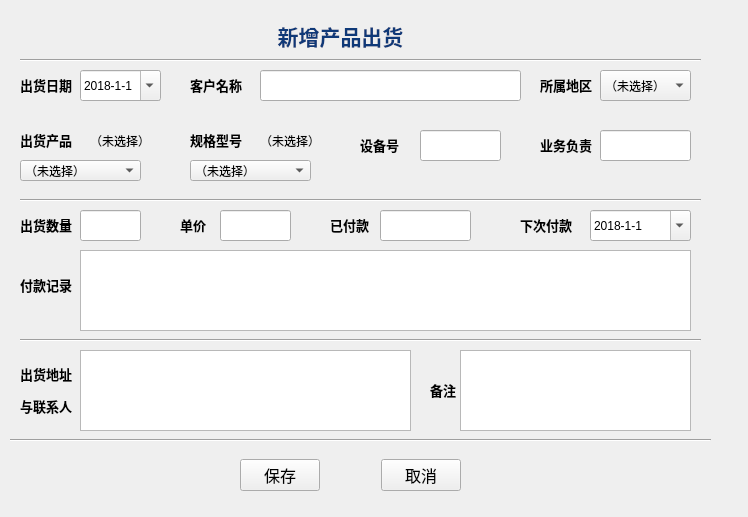
<?xml version="1.0" encoding="UTF-8"?>
<ui version="4.0">
 <class>Form</class>
 <widget class="QWidget" name="Form">
  <property name="geometry">
   <rect>
    <x>0</x>
    <y>0</y>
    <width>748</width>
    <height>517</height>
   </rect>
  </property>
  <property name="focusPolicy">
   <enum>Qt::StrongFocus</enum>
  </property>
  <property name="windowTitle">
   <string>Form</string>
  </property>
  <property name="autoFillBackground">
   <bool>true</bool>
  </property>
  <widget class="QLabel" name="label_13">
   <property name="geometry">
    <rect>
     <x>260</x>
     <y>20</y>
     <width>161</width>
     <height>31</height>
    </rect>
   </property>
   <property name="text">
    <string>&lt;html&gt;&lt;head/&gt;&lt;body&gt;&lt;p align=&quot;center&quot;&gt;&lt;span style=&quot; font-size:16pt; font-weight:600; color:#0f3978;&quot;&gt;新增产品出货&lt;/span&gt;&lt;/p&gt;&lt;/body&gt;&lt;/html&gt;</string>
   </property>
  </widget>
  <widget class="QLabel" name="label_7">
   <property name="geometry">
    <rect>
     <x>20</x>
     <y>270</y>
     <width>59</width>
     <height>31</height>
    </rect>
   </property>
   <property name="text">
    <string>&lt;html&gt;&lt;head/&gt;&lt;body&gt;&lt;p&gt;&lt;span style=&quot; font-size:10pt; font-weight:600;&quot;&gt;付款记录&lt;/span&gt;&lt;/p&gt;&lt;/body&gt;&lt;/html&gt;</string>
   </property>
  </widget>
  <widget class="QLabel" name="label_6">
   <property name="geometry">
    <rect>
     <x>540</x>
     <y>130</y>
     <width>59</width>
     <height>31</height>
    </rect>
   </property>
   <property name="text">
    <string>&lt;html&gt;&lt;head/&gt;&lt;body&gt;&lt;p&gt;&lt;span style=&quot; font-size:10pt; font-weight:600;&quot;&gt;业务负责&lt;/span&gt;&lt;/p&gt;&lt;/body&gt;&lt;/html&gt;</string>
   </property>
  </widget>
  <widget class="QWidget" name="horizontalLayoutWidget">
   <property name="geometry">
    <rect>
     <x>240</x>
     <y>450</y>
     <width>221</width>
     <height>51</height>
    </rect>
   </property>
   <layout class="QHBoxLayout" name="horizontalLayout">
    <item>
     <widget class="QPushButton" name="pushButton_save">
      <property name="font">
       <font>
        <family>宋体</family>
        <pointsize>12</pointsize>
        <weight>50</weight>
        <bold>false</bold>
       </font>
      </property>
      <property name="text">
       <string>保存</string>
      </property>
     </widget>
    </item>
    <item>
     <spacer name="horizontalSpacer">
      <property name="orientation">
       <enum>Qt::Horizontal</enum>
      </property>
      <property name="sizeHint" stdset="0">
       <size>
        <width>40</width>
        <height>20</height>
       </size>
      </property>
     </spacer>
    </item>
    <item>
     <widget class="QPushButton" name="pushButton_cancel">
      <property name="font">
       <font>
        <family>宋体</family>
        <pointsize>12</pointsize>
        <weight>50</weight>
        <bold>false</bold>
       </font>
      </property>
      <property name="text">
       <string>取消</string>
      </property>
     </widget>
    </item>
   </layout>
  </widget>
  <widget class="QLabel" name="label_2">
   <property name="geometry">
    <rect>
     <x>190</x>
     <y>70</y>
     <width>61</width>
     <height>31</height>
    </rect>
   </property>
   <property name="text">
    <string>&lt;html&gt;&lt;head/&gt;&lt;body&gt;&lt;p&gt;&lt;span style=&quot; font-size:10pt; font-weight:600;&quot;&gt;客户名称&lt;/span&gt;&lt;/p&gt;&lt;/body&gt;&lt;/html&gt;</string>
   </property>
  </widget>
  <widget class="QLineEdit" name="lineEdit_customer">
   <property name="geometry">
    <rect>
     <x>260</x>
     <y>70</y>
     <width>261</width>
     <height>31</height>
    </rect>
   </property>
  </widget>
  <widget class="QLabel" name="label_3">
   <property name="geometry">
    <rect>
     <x>20</x>
     <y>130</y>
     <width>61</width>
     <height>21</height>
    </rect>
   </property>
   <property name="text">
    <string>&lt;html&gt;&lt;head/&gt;&lt;body&gt;&lt;p&gt;&lt;span style=&quot; font-size:10pt; font-weight:600;&quot;&gt;出货产品&lt;/span&gt;&lt;/p&gt;&lt;/body&gt;&lt;/html&gt;</string>
   </property>
  </widget>
  <widget class="QLineEdit" name="lineEdit_sales">
   <property name="geometry">
    <rect>
     <x>600</x>
     <y>130</y>
     <width>91</width>
     <height>31</height>
    </rect>
   </property>
   <property name="text">
    <string/>
   </property>
  </widget>
  <widget class="QLabel" name="label_9">
   <property name="geometry">
    <rect>
     <x>20</x>
     <y>210</y>
     <width>61</width>
     <height>31</height>
    </rect>
   </property>
   <property name="text">
    <string>&lt;html&gt;&lt;head/&gt;&lt;body&gt;&lt;p&gt;&lt;span style=&quot; font-size:10pt; font-weight:600;&quot;&gt;出货数量&lt;/span&gt;&lt;/p&gt;&lt;/body&gt;&lt;/html&gt;</string>
   </property>
  </widget>
  <widget class="QComboBox" name="comboBox_production">
   <property name="geometry">
    <rect>
     <x>20</x>
     <y>160</y>
     <width>121</width>
     <height>21</height>
    </rect>
   </property>
   <item>
    <property name="text">
     <string>（未选择）</string>
    </property>
   </item>
   <item>
    <property name="text">
     <string>分选机</string>
    </property>
   </item>
   <item>
    <property name="text">
     <string>点焊机</string>
    </property>
   </item>
   <item>
    <property name="text">
     <string>面垫机</string>
    </property>
   </item>
   <item>
    <property name="text">
     <string>自动产线</string>
    </property>
   </item>
   <item>
    <property name="text">
     <string>其他</string>
    </property>
   </item>
  </widget>
  <widget class="QPlainTextEdit" name="plainTextEdit_payRecord">
   <property name="geometry">
    <rect>
     <x>80</x>
     <y>250</y>
     <width>611</width>
     <height>81</height>
    </rect>
   </property>
  </widget>
  <widget class="QLineEdit" name="lineEdit_number">
   <property name="geometry">
    <rect>
     <x>80</x>
     <y>210</y>
     <width>61</width>
     <height>31</height>
    </rect>
   </property>
   <property name="text">
    <string/>
   </property>
  </widget>
  <widget class="QLabel" name="label_11">
   <property name="geometry">
    <rect>
     <x>20</x>
     <y>70</y>
     <width>61</width>
     <height>31</height>
    </rect>
   </property>
   <property name="text">
    <string>&lt;html&gt;&lt;head/&gt;&lt;body&gt;&lt;p&gt;&lt;span style=&quot; font-size:10pt; font-weight:600;&quot;&gt;出货日期&lt;/span&gt;&lt;/p&gt;&lt;/body&gt;&lt;/html&gt;</string>
   </property>
  </widget>
  <widget class="QComboBox" name="comboBox_model">
   <property name="geometry">
    <rect>
     <x>190</x>
     <y>160</y>
     <width>121</width>
     <height>21</height>
    </rect>
   </property>
   <item>
    <property name="text">
     <string>（未选择）</string>
    </property>
   </item>
   <item>
    <property name="text">
     <string>AIBAT-204</string>
    </property>
   </item>
   <item>
    <property name="text">
     <string>AIBAT-105</string>
    </property>
   </item>
   <item>
    <property name="text">
     <string>AIBAT-107</string>
    </property>
   </item>
   <item>
    <property name="text">
     <string>AIBAT-111</string>
    </property>
   </item>
   <item>
    <property name="text">
     <string>MD300</string>
    </property>
   </item>
   <item>
    <property name="text">
     <string>MD500</string>
    </property>
   </item>
   <item>
    <property name="text">
     <string>WM3</string>
    </property>
   </item>
   <item>
    <property name="text">
     <string>WD300</string>
    </property>
   </item>
   <item>
    <property name="text">
     <string>WD500</string>
    </property>
   </item>
   <item>
    <property name="text">
     <string>WD700</string>
    </property>
   </item>
   <item>
    <property name="text">
     <string>WS600</string>
    </property>
   </item>
   <item>
    <property name="text">
     <string>WS800</string>
    </property>
   </item>
   <item>
    <property name="text">
     <string>X200</string>
    </property>
   </item>
   <item>
    <property name="text">
     <string>X500</string>
    </property>
   </item>
   <item>
    <property name="text">
     <string>X800</string>
    </property>
   </item>
   <item>
    <property name="text">
     <string>其他</string>
    </property>
   </item>
  </widget>
  <widget class="QLabel" name="label_12">
   <property name="geometry">
    <rect>
     <x>190</x>
     <y>120</y>
     <width>61</width>
     <height>41</height>
    </rect>
   </property>
   <property name="text">
    <string>&lt;html&gt;&lt;head/&gt;&lt;body&gt;&lt;p&gt;&lt;span style=&quot; font-size:10pt; font-weight:600;&quot;&gt;规格型号&lt;/span&gt;&lt;/p&gt;&lt;/body&gt;&lt;/html&gt;</string>
   </property>
  </widget>
  <widget class="QLabel" name="label_14">
   <property name="geometry">
    <rect>
     <x>360</x>
     <y>130</y>
     <width>41</width>
     <height>31</height>
    </rect>
   </property>
   <property name="text">
    <string>&lt;html&gt;&lt;head/&gt;&lt;body&gt;&lt;p&gt;&lt;span style=&quot; font-size:10pt; font-weight:600;&quot;&gt;设备号&lt;/span&gt;&lt;/p&gt;&lt;/body&gt;&lt;/html&gt;</string>
   </property>
  </widget>
  <widget class="QLineEdit" name="lineEdit_macID">
   <property name="geometry">
    <rect>
     <x>420</x>
     <y>130</y>
     <width>81</width>
     <height>31</height>
    </rect>
   </property>
   <property name="text">
    <string/>
   </property>
  </widget>
  <widget class="Line" name="line">
   <property name="geometry">
    <rect>
     <x>20</x>
     <y>190</y>
     <width>681</width>
     <height>20</height>
    </rect>
   </property>
   <property name="orientation">
    <enum>Qt::Horizontal</enum>
   </property>
  </widget>
  <widget class="QLabel" name="label_16">
   <property name="geometry">
    <rect>
     <x>180</x>
     <y>210</y>
     <width>41</width>
     <height>31</height>
    </rect>
   </property>
   <property name="text">
    <string>&lt;html&gt;&lt;head/&gt;&lt;body&gt;&lt;p&gt;&lt;span style=&quot; font-size:10pt; font-weight:600;&quot;&gt;单价&lt;/span&gt;&lt;/p&gt;&lt;/body&gt;&lt;/html&gt;</string>
   </property>
  </widget>
  <widget class="QLineEdit" name="lineEdit_unitPrice">
   <property name="geometry">
    <rect>
     <x>220</x>
     <y>210</y>
     <width>71</width>
     <height>31</height>
    </rect>
   </property>
   <property name="text">
    <string/>
   </property>
  </widget>
  <widget class="QLabel" name="label_17">
   <property name="geometry">
    <rect>
     <x>330</x>
     <y>210</y>
     <width>41</width>
     <height>31</height>
    </rect>
   </property>
   <property name="text">
    <string>&lt;html&gt;&lt;head/&gt;&lt;body&gt;&lt;p&gt;&lt;span style=&quot; font-size:10pt; font-weight:600;&quot;&gt;已付款&lt;/span&gt;&lt;/p&gt;&lt;/body&gt;&lt;/html&gt;</string>
   </property>
  </widget>
  <widget class="QLineEdit" name="lineEdit_paid">
   <property name="geometry">
    <rect>
     <x>380</x>
     <y>210</y>
     <width>91</width>
     <height>31</height>
    </rect>
   </property>
   <property name="text">
    <string/>
   </property>
  </widget>
  <widget class="QLabel" name="label_8">
   <property name="geometry">
    <rect>
     <x>20</x>
     <y>360</y>
     <width>59</width>
     <height>61</height>
    </rect>
   </property>
   <property name="text">
    <string>&lt;html&gt;&lt;head/&gt;&lt;body&gt;&lt;p&gt;&lt;span style=&quot; font-size:10pt; font-weight:600;&quot;&gt;出货地址&lt;/span&gt;&lt;/p&gt;&lt;p&gt;&lt;span style=&quot; font-size:10pt; font-weight:600;&quot;&gt;与联系人&lt;/span&gt;&lt;/p&gt;&lt;/body&gt;&lt;/html&gt;</string>
   </property>
  </widget>
  <widget class="QPlainTextEdit" name="plainTextEdit_shipto">
   <property name="geometry">
    <rect>
     <x>80</x>
     <y>350</y>
     <width>331</width>
     <height>81</height>
    </rect>
   </property>
  </widget>
  <widget class="QLabel" name="label_10">
   <property name="geometry">
    <rect>
     <x>430</x>
     <y>360</y>
     <width>31</width>
     <height>61</height>
    </rect>
   </property>
   <property name="text">
    <string>&lt;html&gt;&lt;head/&gt;&lt;body&gt;&lt;p&gt;&lt;span style=&quot; font-size:10pt; font-weight:600;&quot;&gt;备注&lt;/span&gt;&lt;/p&gt;&lt;/body&gt;&lt;/html&gt;</string>
   </property>
  </widget>
  <widget class="QPlainTextEdit" name="plainTextEdit_remark">
   <property name="geometry">
    <rect>
     <x>460</x>
     <y>350</y>
     <width>231</width>
     <height>81</height>
    </rect>
   </property>
  </widget>
  <widget class="Line" name="line_2">
   <property name="geometry">
    <rect>
     <x>20</x>
     <y>330</y>
     <width>681</width>
     <height>20</height>
    </rect>
   </property>
   <property name="orientation">
    <enum>Qt::Horizontal</enum>
   </property>
  </widget>
  <widget class="Line" name="line_3">
   <property name="geometry">
    <rect>
     <x>10</x>
     <y>430</y>
     <width>701</width>
     <height>20</height>
    </rect>
   </property>
   <property name="orientation">
    <enum>Qt::Horizontal</enum>
   </property>
  </widget>
  <widget class="QLabel" name="label_18">
   <property name="geometry">
    <rect>
     <x>520</x>
     <y>210</y>
     <width>61</width>
     <height>31</height>
    </rect>
   </property>
   <property name="text">
    <string>&lt;html&gt;&lt;head/&gt;&lt;body&gt;&lt;p&gt;&lt;span style=&quot; font-size:10pt; font-weight:600;&quot;&gt;下次付款&lt;/span&gt;&lt;/p&gt;&lt;/body&gt;&lt;/html&gt;</string>
   </property>
  </widget>
  <widget class="Line" name="line_4">
   <property name="geometry">
    <rect>
     <x>20</x>
     <y>50</y>
     <width>681</width>
     <height>20</height>
    </rect>
   </property>
   <property name="orientation">
    <enum>Qt::Horizontal</enum>
   </property>
  </widget>
  <widget class="QLabel" name="label_production">
   <property name="geometry">
    <rect>
     <x>90</x>
     <y>130</y>
     <width>91</width>
     <height>21</height>
    </rect>
   </property>
   <property name="text">
    <string>（未选择）</string>
   </property>
  </widget>
  <widget class="QLabel" name="label_model">
   <property name="geometry">
    <rect>
     <x>260</x>
     <y>130</y>
     <width>81</width>
     <height>21</height>
    </rect>
   </property>
   <property name="text">
    <string>（未选择）</string>
   </property>
  </widget>
  <widget class="QDateEdit" name="dateEdit_ship">
   <property name="geometry">
    <rect>
     <x>80</x>
     <y>70</y>
     <width>81</width>
     <height>31</height>
    </rect>
   </property>
   <property name="dateTime">
    <datetime>
     <hour>0</hour>
     <minute>0</minute>
     <second>0</second>
     <year>2018</year>
     <month>1</month>
     <day>1</day>
    </datetime>
   </property>
   <property name="displayFormat">
    <string>yyyy-M-d</string>
   </property>
   <property name="calendarPopup">
    <bool>true</bool>
   </property>
   <property name="date">
    <date>
     <year>2018</year>
     <month>1</month>
     <day>1</day>
    </date>
   </property>
  </widget>
  <widget class="QDateEdit" name="dateEdit_pay">
   <property name="geometry">
    <rect>
     <x>590</x>
     <y>210</y>
     <width>101</width>
     <height>31</height>
    </rect>
   </property>
   <property name="dateTime">
    <datetime>
     <hour>0</hour>
     <minute>0</minute>
     <second>0</second>
     <year>2018</year>
     <month>1</month>
     <day>1</day>
    </datetime>
   </property>
   <property name="displayFormat">
    <string>yyyy-M-d</string>
   </property>
   <property name="calendarPopup">
    <bool>true</bool>
   </property>
  </widget>
  <widget class="QLabel" name="label_15">
   <property name="geometry">
    <rect>
     <x>540</x>
     <y>70</y>
     <width>61</width>
     <height>31</height>
    </rect>
   </property>
   <property name="text">
    <string>&lt;html&gt;&lt;head/&gt;&lt;body&gt;&lt;p&gt;&lt;span style=&quot; font-size:10pt; font-weight:600;&quot;&gt;所属地区&lt;/span&gt;&lt;/p&gt;&lt;/body&gt;&lt;/html&gt;</string>
   </property>
  </widget>
  <widget class="QComboBox" name="comboBox_model_2">
   <property name="geometry">
    <rect>
     <x>600</x>
     <y>70</y>
     <width>91</width>
     <height>31</height>
    </rect>
   </property>
   <item>
    <property name="text">
     <string>（未选择）</string>
    </property>
   </item>
   <item>
    <property name="text">
     <string>广东</string>
    </property>
   </item>
   <item>
    <property name="text">
     <string>浙江</string>
    </property>
   </item>
   <item>
    <property name="text">
     <string>江苏</string>
    </property>
   </item>
   <item>
    <property name="text">
     <string>山东</string>
    </property>
   </item>
   <item>
    <property name="text">
     <string>江西</string>
    </property>
   </item>
   <item>
    <property name="text">
     <string>河北</string>
    </property>
   </item>
   <item>
    <property name="text">
     <string>安徽</string>
    </property>
   </item>
   <item>
    <property name="text">
     <string>四川</string>
    </property>
   </item>
   <item>
    <property name="text">
     <string>天津</string>
    </property>
   </item>
   <item>
    <property name="text">
     <string>其他</string>
    </property>
   </item>
  </widget>
 </widget>
 <resources/>
 <connections/>
 <slots>
  <slot>saveToSqlite()</slot>
  <slot>cship_hide()</slot>
 </slots>
</ui>
